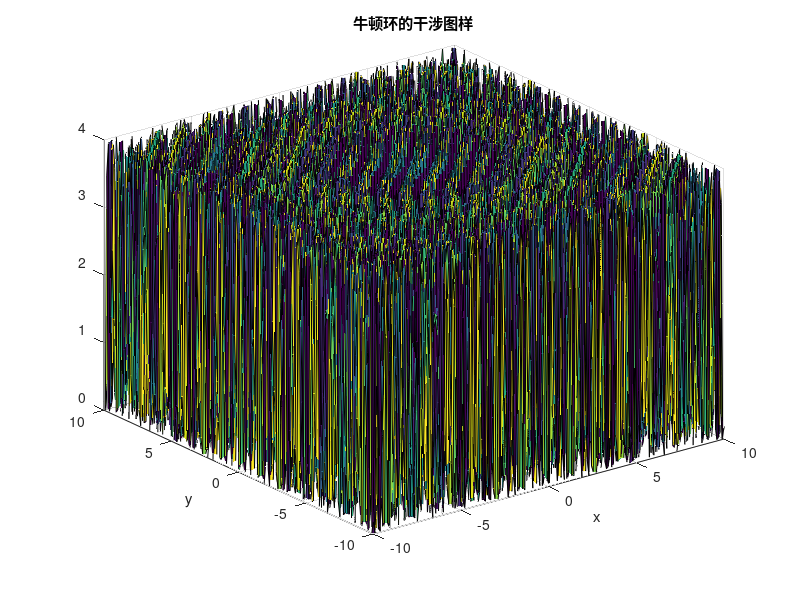

Write MATLAB code to recreate this figure. (Note: this script raises an error after producing the figure.)
% 创建示例数据
lambda = 5.893e-7; % 波长（光的波长）
I0 = 1;
R = 2;
[X, Y] = meshgrid(-10:0.1:10, -10:0.1:10);
% 创建一个表示 r 值的网格
r = sqrt(X.*X+Y.*Y);

% 计算牛顿环的干涉图样
I = 4.*I0.*power(cos(pi.*(r.*r/R+lambda/2)./lambda), 2);

% 创建图形窗口
figure;

% 绘制牛顿环的干涉图样
surf(X, Y, I);
title('牛顿环的干涉图样');
xlabel('x');
ylabel('y');

grid on;
colormap('parula'); % 更改色彩映射为'jet'
colorbar; % 添加颜色栏
view(0,70);
